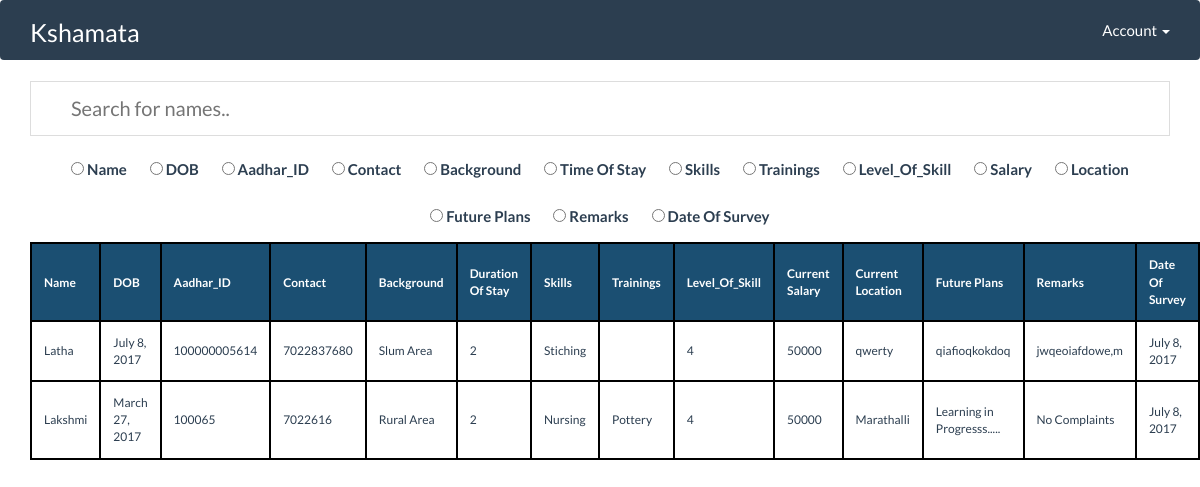
The app's page /search/, older data.
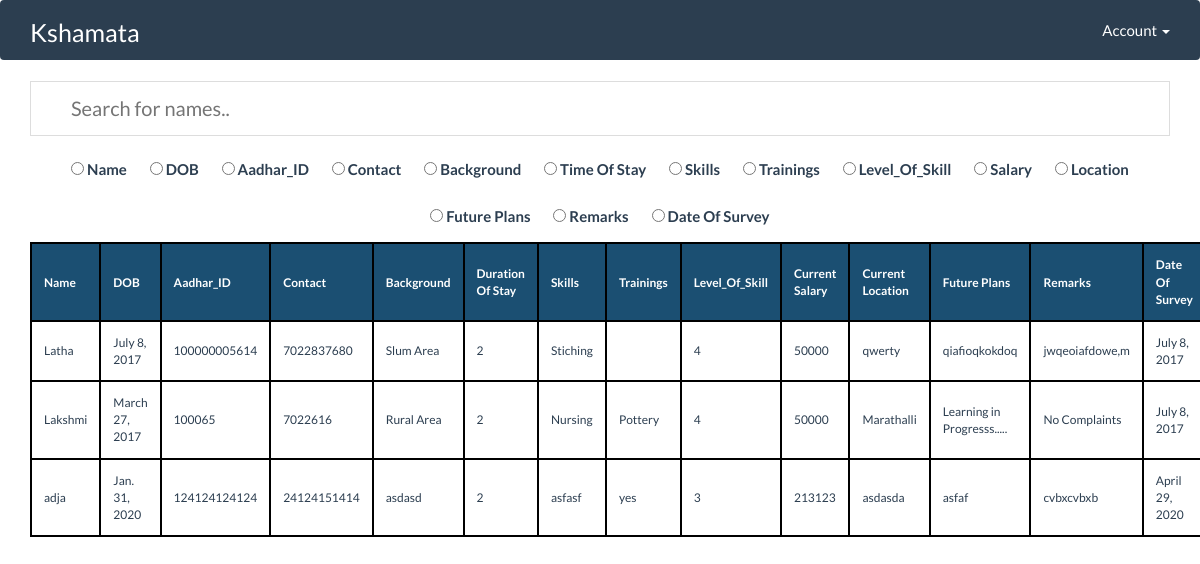
The same page, newer data.
### kshamata_users/models.py (models this page shows, shortened)
class Women(models.Model):
    name = models.CharField(max_length=20, null=False, blank=False,)
    dob = models.DateField(null=False, blank=False, default=timezone.now())
    aadhar_id = models.CharField(max_length=20, primary_key=True, null=False, blank=False)
    contact = models.IntegerField(null=False, blank=False)
    background = models.CharField(max_length=20, null=True, blank=True)
    time_of_stay = models.IntegerField(null=True, blank=True)
    skills = models.CharField(max_length=20, blank=True, null=True)
    trainings = models.CharField(max_length=20, blank=True, null=True)
    level_of_skill = models.IntegerField(blank=True, null=True)
    cur_salary = models.IntegerField(blank=True, null=True)
    cur_location = models.CharField(max_length=30)
    future_plans = models.TextField(max_length=30, null=True, blank=True)
    remarks = models.TextField(max_length=30, null=True, blank=True)
    date_of_survey = models.DateField(blank=True, null=True)

### login/views.py (the view)
# urls.py: url(r'^search/$',views.search, name='search'),
def search(request):
    return render(request, "search.html" , {'wom' : y})

### templates/search.html (shortened to what this page needs)
{% extends 'base.html' %}
{% block content %}
<div class="container">
<input type="text" id="myInput" onkeyup="myFunction()" placeholder="Search for names..">
<div id="hola" style="text-align: center">
    <label class="radio-inline-center " style="font-size: 15px;">
      <input type="radio" name="optradio" value="0"> Name
    </label>
    <label class="radio-inline-center" style="font-size: 15px">
      <input type="radio" name="optradio" value="1"> DOB
    </label>
    <label class="radio-inline-center" style="font-size: 15px">
      <input type="radio" name="optradio" value="2">&nbsp;Aadhar_ID
    </label>
    <label class="radio-inline-center" style="font-size: 15px">
      <input type="radio" name="optradio" value="2">&nbsp;Contact
    </label>
    <label class="radio-inline-center" style="font-size: 15px">
      <input type="radio" name="optradio" value="2">&nbsp;Background
    </label>
    <label class="radio-inline-center" style="font-size: 15px">
      <input type="radio" name="optradio" value="2">&nbsp;Time Of Stay
    </label>
    <label class="radio-inline-center" style="font-size: 15px">
      <input type="radio" name="optradio" value="2">&nbsp;Skills
    </label>
    <label class="radio-inline-center" style="font-size: 15px">
      <input type="radio" name="optradio" value="2">&nbsp;Trainings
    </label>
    <label class="radio-inline-center" style="font-size: 15px">
      <input type="radio" name="optradio" value="2">&nbsp;Level_Of_Skill
    </label>
    <label class="radio-inline-center" style="font-size: 15px">
      <input type="radio" name="optradio" value="2">&nbsp;Salary
    </label>
    <label class="radio-inline-center" style="font-size: 15px">
      <input type="radio" name="optradio" value="2">&nbsp;Location
    </label>
    <label class="radio-inline-center" style="font-size: 15px">
      <input type="radio" name="optradio" value="2">&nbsp;Future Plans
    </label>
    <label class="radio-inline-center" style="font-size: 15px">
      <input type="radio" name="optradio" value="2">&nbsp;Remarks
    </label>
    <label class="radio-inline-center" style="font-size: 15px">
      <input type="radio" name="optradio" value="2">&nbsp;Date Of Survey
    </label>
</div>
<table id="myTable">
  <tr class="header">
    <th style="width:10%;">Name</th>
    <th style="width:10%;">DOB</th>
      <th style="width:10%;">Aadhar_ID</th>
      <th style="width:10%;">Contact</th>
      <th style="width:10%;">Background</th>
      <th style="width:10%;">Duration Of Stay</th>
      <th style="width:10%;">Skills</th>
      <th style="width:10%;">Trainings</th>
      <th style="width:10%;">Level_Of_Skill</th>
      <th style="width:10%;">Current Salary</th>
      <th style="width:10%;">Current Location</th>
      <th style="width:10%;">Future Plans</th>
      <th style="width:10%;">Remarks</th>
      <th style="width:10%;">Date Of Survey</th>
  </tr>
    {% for x in wom %}
  <tr>
    <td>{{ x.name }}</td>
    <td>{{ x.dob }}</td>
  <td>{{ x.aadhar_id }}</td>
  <td>{{ x.contact }}</td>
  <td>{{ x.background }}</td>
  <td>{{ x.time_of_stay }}</td>
  <td>{{ x.skills }}</td>
  <td>{{ x.trainings }}</td>
      <td>{{ x.level_of_skill }}</td>
  <td>{{ x.cur_salary }}</td>
  <td>{{ x.cur_location }}</td>
  <td>{{ x.future_plans }}</td>
  <td>{{ x.remarks }}</td>
  <td>{{ x.date_of_survey }}</td>
  </tr>
    {% endfor %}
</table>
</div>
{% endblock %}

Row changes from the older to the newer data that the page shows:
added Women: name "adja", dob "Jan. 31, 2020", aadhar_id "124124124124", contact "24124151414", background "asdasd", time_of_stay "2", skills "asfasf", trainings "yes", level_of_skill "3", cur_salary "213123", cur_location "asdasda", future_plans "asfaf", remarks "cvbxcvbxb", date_of_survey "April 29, 2020"
